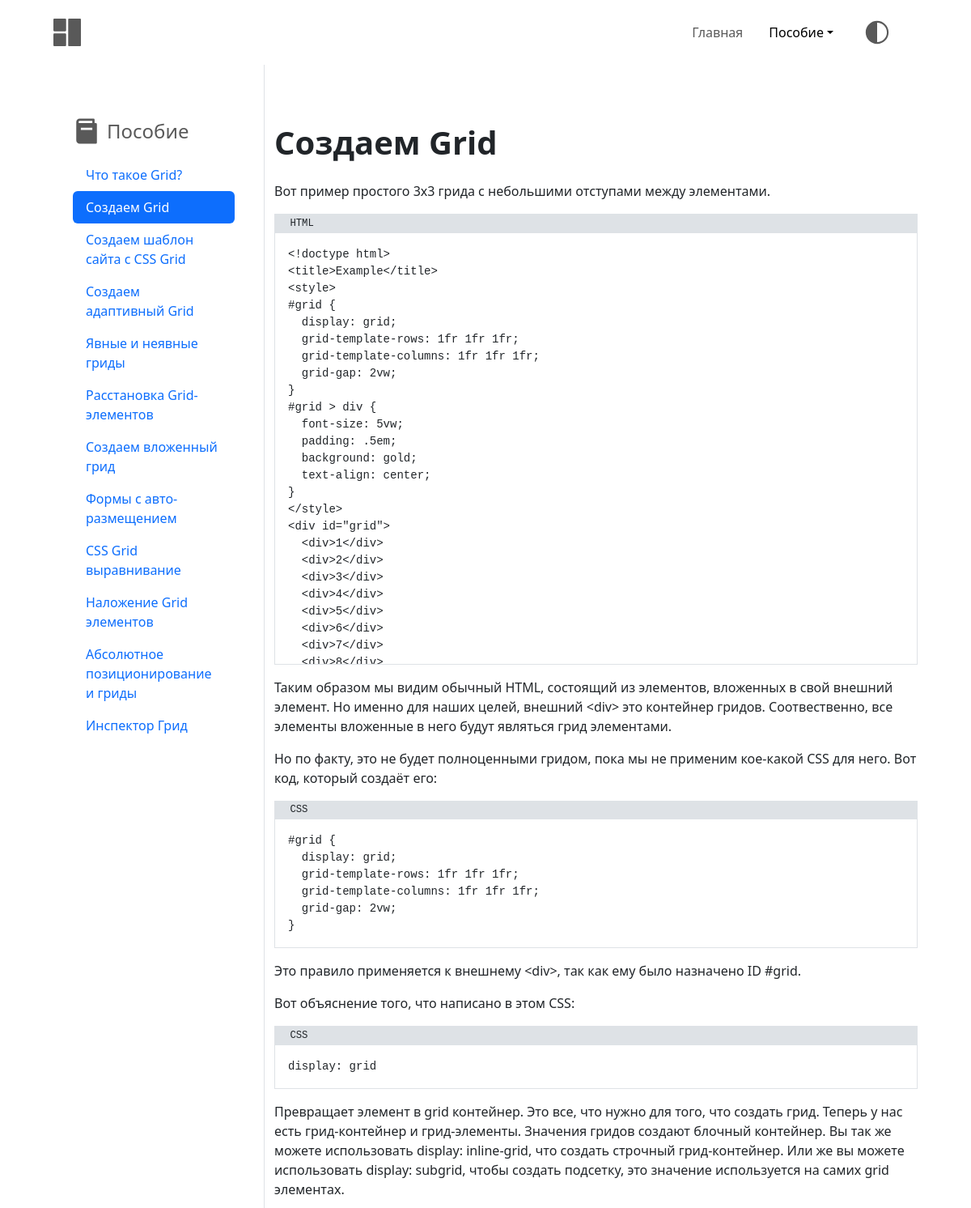
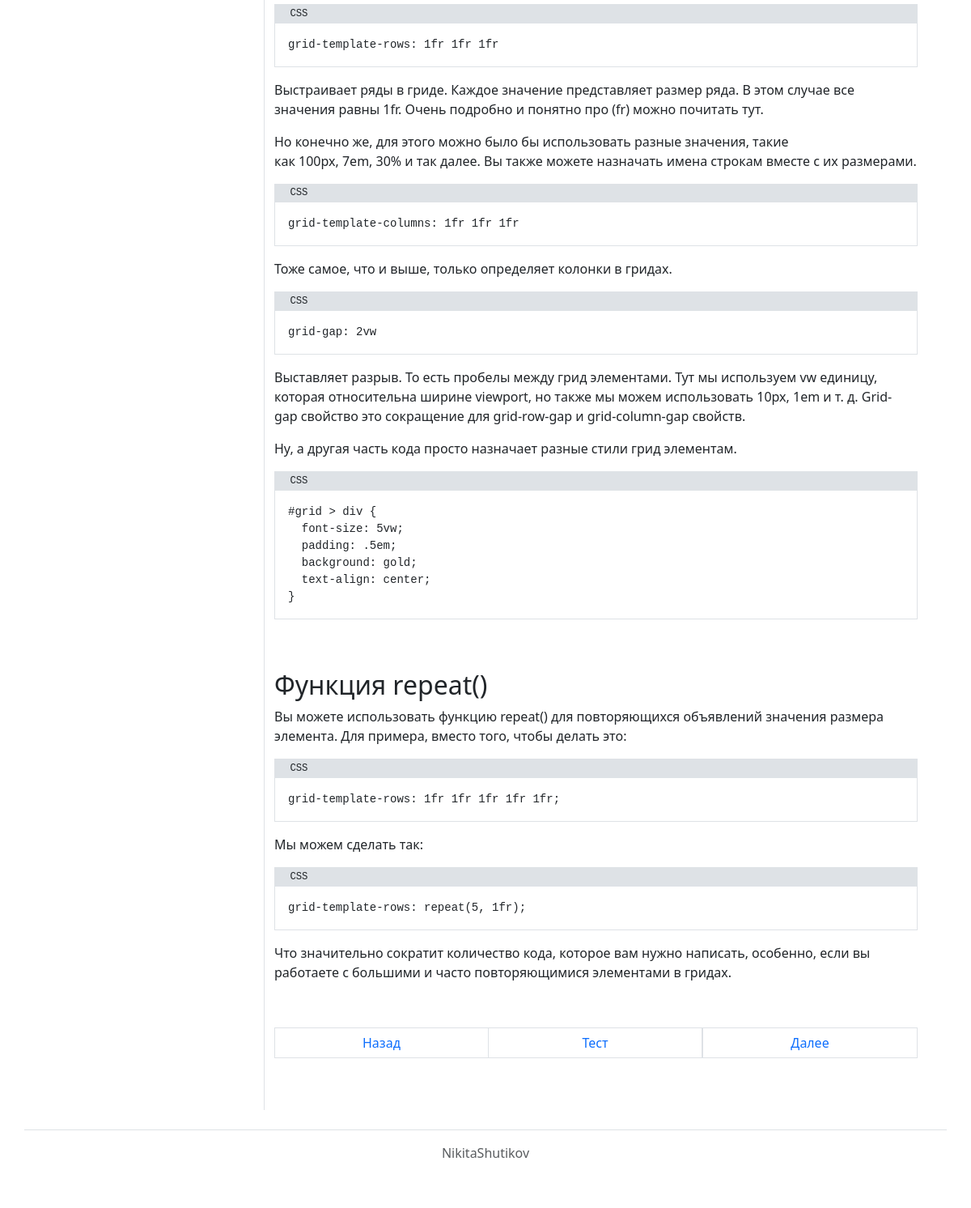
The app's page /chapters/создаем_grid with its own data (2 pictures, top to bottom).
### grid_basics_app/models.py (models this page shows, shortened)
class Chapter(models.Model):
    url_name = models.CharField(max_length=64, verbose_name='url имя', blank=True, default='', unique=True)
    name = models.CharField(max_length=64, verbose_name="название главы", unique=True)
    content = RichTextUploadingField(verbose_name="содержимое")
    index = models.IntegerField(verbose_name='индекс')
    class Meta:
        verbose_name = "глава"
        verbose_name_plural = "главы"

### grid_basics_app/views.py (the view)
# urls.py: path("chapters/<chapter_url_name>", ChapterView.as_view(), name="chapter"),
class ChapterView(View):
    def get(self, request, chapter_url_name):
        context = {}
        context['chapters'] = Chapter.objects.all().order_by('index')
        context['chapter'] = Chapter.objects.filter(url_name=chapter_url_name)[0]
        context['prev_chap'] = Chapter.objects.filter(index__lt=context['chapter'].index).order_by('-index').first()
        context['next_chap'] = Chapter.objects.filter(index__gt=context['chapter'].index).order_by('index').first()
        context['test'] = context['chapter'].test_set.all().first()
        return render(request, 'chapter.html', context)

### grid_basics_app/templates/chapter.html (shortened to what this page needs)
{% extends "base.html" %}
{% block head %}
{% load static %}
<link rel="stylesheet" href="{% static "css/chapter.css" %}">
{% endblock head %}
{% block main_container %}
<main class="container-fluid row">
	<div class="sidebar col-3 border-end d-none d-lg-block" >
		<nav class="sidebar sticky-top py-5 px-3 mx-2" id="sidebar" >
			<ul class="nav nav-pills flex-column nav-justified">
				<div class="sidebar__header">
					<span class="fs-4 fw-medium ">Пособие</span>
				</div>
				{% for chap in chapters %}
				<li>
					<a class="nav-link {% if request.resolver_match.kwargs.chapter_url_name  == chap.url_name %}active{% endif %}" href="/chapters/{{chap.url_name}}">{{chap.name}}</a>
				</li>
				{% endfor %}
			</ul>
		</nav>
	</div>
	<div class="col-lg-9 py-5">
		<h1 class="my-4 fw-bold">{{chapter.name}}</h1>
		{{chapter.content|safe}}
		<nav class="flex-wrap w-100 d-flex align-items justify-content-center">
			<ul class="pagination">
				{% if prev_chap %}<li class="page-item text-center"><a class="page-link px-5 rounded-0" href="/chapters/{{prev_chap.url_name}}">Назад</a></li>{% endif %}
				{% if test %}
					<li class="page-item text-center"><button type="button" class="page-link px-5 rounded-0" data-bs-toggle="modal" data-bs-target="#testWindow" onclick="self.test.create()">
						Тест
					</button></li>
				{% endif %}
				{% if next_chap %}<li class="page-item text-center"><a class="page-link px-5 rounded-0" href="/chapters/{{next_chap.url_name}}">Далее</a></li>{% endif %}
			</ul>
		</nav>
	</div>
</main>
{% endblock main_container %}

### grid_basics_app/templates/base.html (shortened to what this page needs)
<!DOCTYPE html>
<html data-bs-theme="light">
<head>
    {% load static %}
    <link rel="stylesheet" href="{% static "css/base.css" %}">
    {% block head %}{% endblock head %}
</head>
<body>
  {% block body %}
  <div class="header">
      <nav class="navbar">
        <div class="navbar__container">
          <a class="navbar__brand" href="/">
            <img src="{% static "media/logo.svg" %}" alt="logo" width="34" height="34">
          </a>
          <div class="offcanvas" tabindex="-1" id="offcanvas" aria-labelledby="offcanvasLabel">
            <div class="offcanvas__body">
              <ul class="nav">
                {% with request.resolver_match.url_name as url_name %}
                  <li class="nav__item">
                    <a class="nav__link {% if url_name == 'index' %}active{% endif %}" href="/">Главная</a>
                  </li>
                  <li class="nav__item dropdown">
                    <a class="nav-link dropdown-toggle {% if url_name == 'chapter' %}active{% endif %}" href="#" role="button" data-bs-toggle="dropdown" aria-expanded="false">Пособие</a>
                  </li>
                  <li class="nav__item text-center">
                      <button type="button" class= "theme-toggle" id="theme-toggle">
                          <img src="{% static "media/theme.svg" %}" alt="logo" width="34" height="34">
                      </button>
                  </li>
                {% endwith %}
              </ul>
            </div>
          </div>
        </div>
      </nav>
  </div>
  <div class="main">
      {% block main_container %}
      {% endblock main_container %}
  </div>
  <div class="footer">
    <p>NikitaShutikov</p>
  </div>
{% endblock body %}
</body>
</html>

### records on screen
Chapter: name "Что такое Grid?"
Chapter: name "Создаем Grid", content "Вот пример простого 3x3 грида с небольшими отступами между элементами. <!doctype html> <title>Example</title> <style> #grid { display: grid; grid-template-rows: 1fr 1fr 1fr; grid-template-columns: 1fr 1fr 1fr; grid-gap: 2vw; } #grid > div { font-size: 5vw; padding: .5em; background: gold; text-align: center; } </style> <div id=\"grid\"> <div>1</div> <div>2</div> <div>3</div> <div>4</div> <div>5</div> <div>6</div> <div>7</div> Таким образом мы видим обычный HTML, состоящий из элементов, вложенных в свой внешний элемент. Но именно для наших целей, внешний <div> это контейнер гридов. Соотвественно, все элементы вложенные в него будут являться грид элементами. Но по факту, это не будет…"
Chapter: name "Создаем шаблон сайта с CSS Grid"
Chapter: name "Создаем адаптивный Grid"
Chapter: name "Явные и неявные гриды"
Chapter: name "Расстановка Grid-элементов"
Chapter: name "Создаем вложенный грид"
Chapter: name "Формы с авто-размещением"
Chapter: name "CSS Grid выравнивание"
Chapter: name "Наложение Grid элементов"
Chapter: name "Абсолютное позиционирование и гриды"
Chapter: name "Инспектор Грид"
